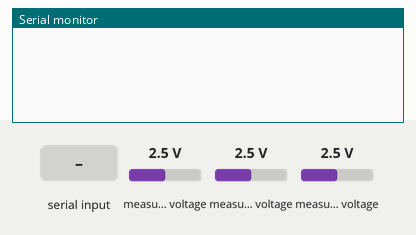
Simulated run of this sketch. Board: Arduino Uno, built with avr-gcc and run on an emulated ATmega328P. Parts: the last lines printed to the serial monitor. Inputs (shaded band) come from the test bench; at power-on: measured voltage 2.5 V.

Above: at 1.2 s.
1.3 s: "1" received over the second serial link
At 2.5 s:
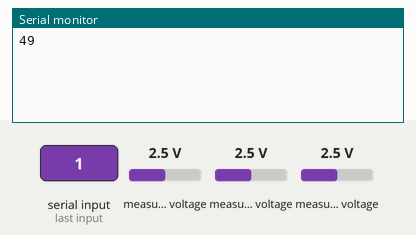
2.8 s: "0" received over the second serial link
At 3.5 s:
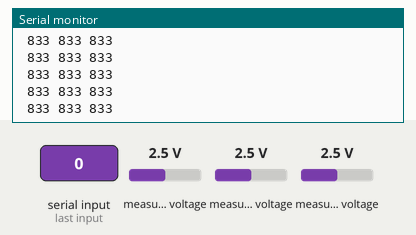

Measured:
- after the input at 1.3 s, the serial monitor: prints a new line at once (image 1)
- after the input at 2.8 s, the serial monitor: prints a new line at once (image 2)

The sketch:

BT_4Resistance.ino
```cpp
#include <SoftwareSerial.h>
#include <Wire.h>
#include <ADS1X15.h>
//#include <Adafruit_ADS1X15.h>

SoftwareSerial BTSerial(8, 9);
//SoftwareSerial BTSerial(10,11);
ADS1015 ads(0X48);
//Adafruit_ADS1015 ads;
bool start = false;
const int nSensor=3;
byte btRead;
unsigned int anaIn;
int16_t adc[4];
void setup() {
  BTSerial.begin(38400);
  Serial.begin(9600);
  ads.begin();

}

void BTPrint(unsigned int);

void loop() {
  if(BTSerial.available()) {
    btRead = BTSerial.read();
    Serial.println(btRead);
    if(!start) {
      start = true;
    }
    else if(btRead == 255) {
      while(1){}
    }
    else {
      Serial.println("loop");
      for(byte j = 0; j < btRead; ++j) {
        for(byte i = 0; i < 20; ++i) {
          for(byte k = 0; k < nSensor; ++k) {
            adc[k] = ads.readADC(k);
//              adc[k] = ads.readADC_SingleEnded(k);
//            filter out abnormal value
              // Serial.print(adc[k]);
            // while(adc[k] >= 1450 || adc[k] <=1150) {
            //   adc[k] = ads.readADC(k);
            // }
            BTPrint(adc[k]);
            // Serial.print(float(adc[k])*300/(5000-float(adc[k])*3));
            Serial.print(' ');
            Serial.print(adc[k]);
            // Serial.print("  ");
          }
          Serial.println();
        }
      }
      BTSerial.flush();
//      delay(3000);
    }
  }
}

void BTPrint(unsigned int output) {
  BTSerial.write(output >> 8);
  BTSerial.write(output);
}
```
